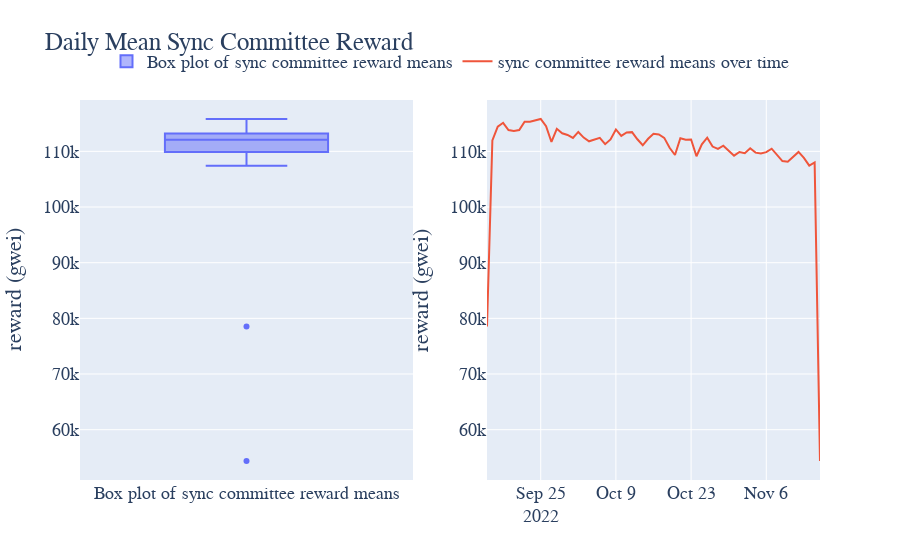

Notebook code cell kept with this figure:
### Code cell
import pandas as pd
import plotly.graph_objects as go
from plotly.subplots import make_subplots

# Sample data, replace with your actual data
df = reward.copy()

# Calculate the mean of Validator_index by Date
validator_means = df.groupby('Date')['sync_sum'].mean().reset_index()

# Create a subplot layout: 2 rows and 1 column
fig = make_subplots(rows=1, cols=2, shared_xaxes=True, vertical_spacing=0.1)

# Add box plot to the top
fig.add_trace(go.Box(y=validator_means['sync_sum'], name='Box plot of sync committee reward means'), row=1, col=1)

# Add time series plot to the bottom
fig.add_trace(go.Scatter(x=validator_means['Date'], y=validator_means['sync_sum'], mode='lines', name='sync committee reward means over time'), row=1, col=2)

# Set the font to 'Courier New', title for the figure, and adjust legend position
fig.update_layout(
    font=dict(
        family="Courier New, monospace",
        size=18,
    ),
    title='Daily Mean Sync Committee Reward',
    legend=dict(
        x=0.5,
        y=1.15,
        orientation="h",
        xanchor="center"
    )
)

# Update the y-axis label
fig.update_yaxes(title_text="reward (gwei)")

fig.show()
